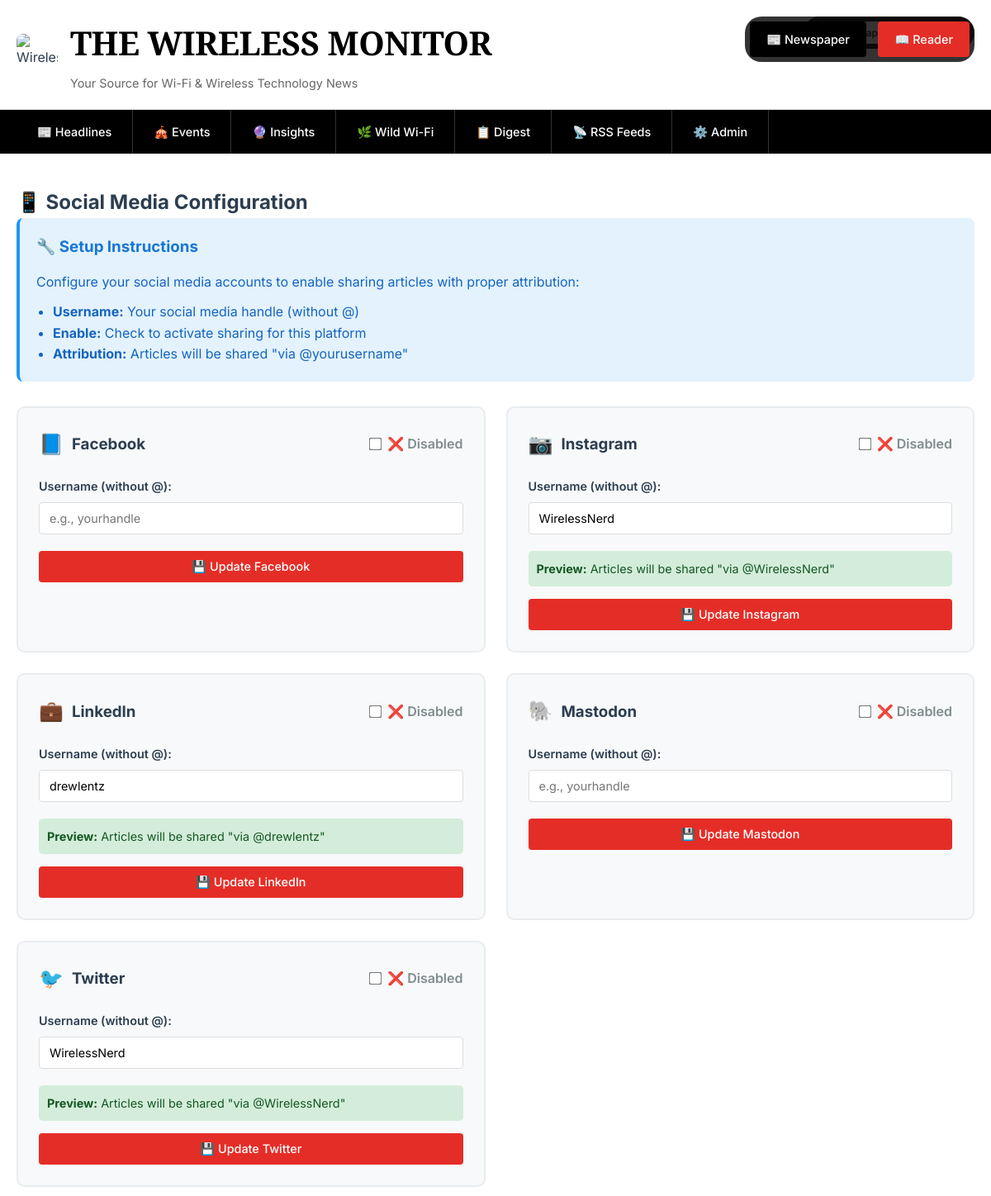
The app's page /social_config (upper part), older data.
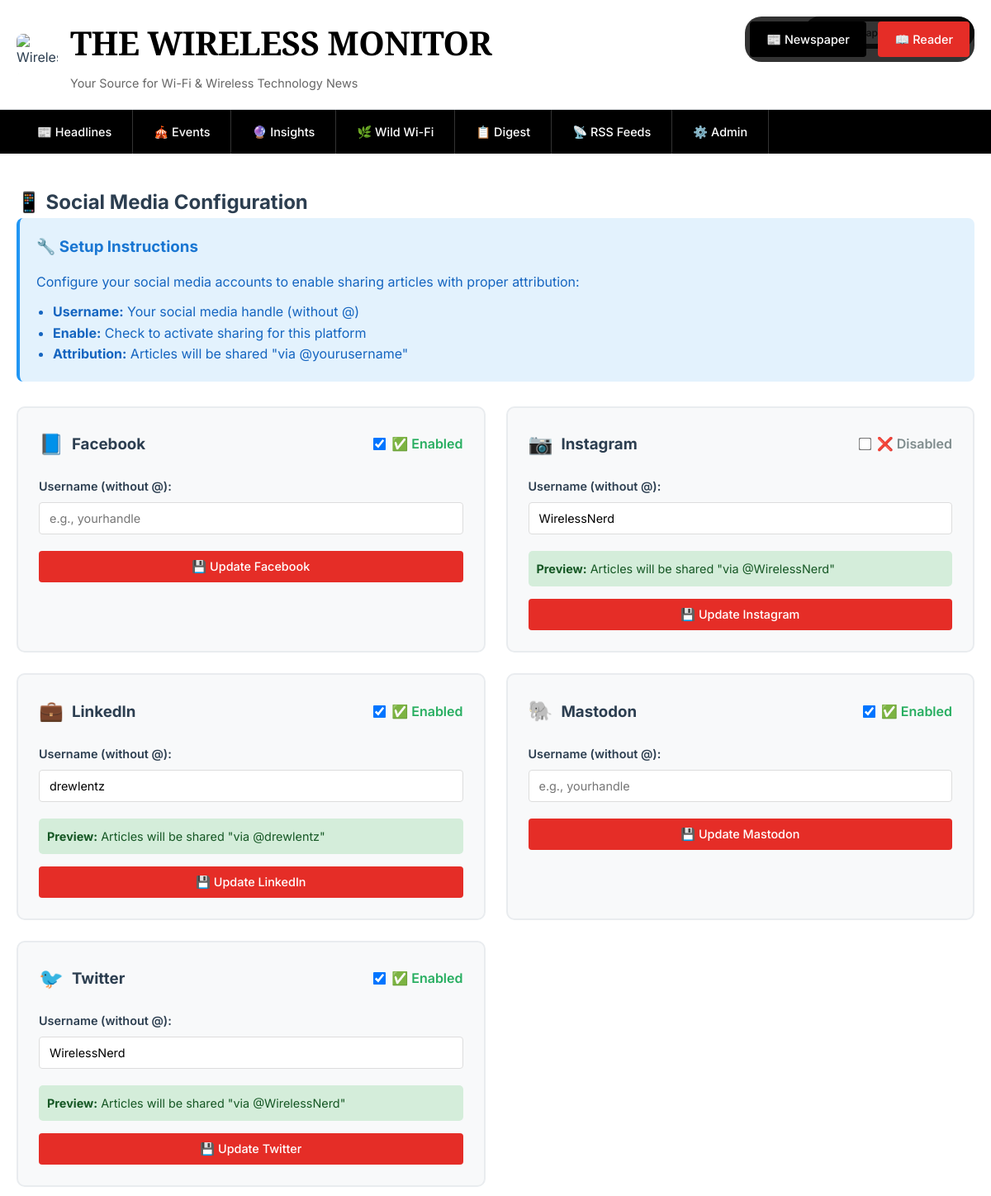
The same page, newer data.
### tables this page shows
CREATE TABLE social_config (
                id INTEGER PRIMARY KEY AUTOINCREMENT,
                platform TEXT NOT NULL UNIQUE,
                username TEXT,
                enabled INTEGER DEFAULT 0,
                api_key TEXT,
                api_secret TEXT,
                access_token TEXT,
                created_at TIMESTAMP DEFAULT CURRENT_TIMESTAMP
            );

### main.py (the view)
        @self.app.route('/social_config')
        def social_config_page():
            view_mode = request.args.get('view', 'newspaper')
            conn = self.get_db_connection()
            platforms = conn.execute('SELECT * FROM social_config ORDER BY platform').fetchall()
            conn.close()
            return render_template('social_config.html', platforms=platforms, view_mode=view_mode)

### main.py (called while the page is built)
    def get_db_connection(self):
        conn = sqlite3.connect(self.db_path, timeout=30.0)
        conn.row_factory = sqlite3.Row
        conn.execute('PRAGMA journal_mode=WAL')
        conn.execute('PRAGMA synchronous=NORMAL')
        conn.execute('PRAGMA cache_size=10000')
        conn.execute('PRAGMA temp_store=memory')
        return conn

### templates/social_config.html (shortened to what this page needs)
{% extends "base.html" %}
{% block content %}
<h2>📱 Social Media Configuration</h2>
<div style="background: #e3f2fd; padding: 20px; border-radius: 8px; margin-bottom: 30px; border-left: 4px solid #2196f3;">
    <h3 style="margin-bottom: 15px; color: #1976d2;">🔧 Setup Instructions</h3>
    <p style="margin-bottom: 10px; color: #1565c0;">Configure your social media accounts to enable sharing articles with proper attribution:</p>
    <ul style="color: #1565c0; margin-left: 20px;">
        <li><strong>Username:</strong> Your social media handle (without @)</li>
        <li><strong>Enable:</strong> Check to activate sharing for this platform</li>
        <li><strong>Attribution:</strong> Articles will be shared "via @yourusername"</li>
    </ul>
</div>
<div style="display: grid; grid-template-columns: repeat(auto-fit, minmax(400px, 1fr)); gap: 25px;">
    {% for platform in platforms %}
    <div style="background: #f8f9fa; padding: 25px; border-radius: 10px; border: 2px solid #e9ecef;">
        <form method="POST" action="{{ url_for('update_social_config', view=view_mode) }}">
            <div style="display: flex; align-items: center; margin-bottom: 20px;">
                {% if platform.platform == 'Twitter' %}
                    <span style="font-size: 1.5rem; margin-right: 10px;">🐦</span>
                {% elif platform.platform == 'LinkedIn' %}
                    <span style="font-size: 1.5rem; margin-right: 10px;">💼</span>
                {% elif platform.platform == 'Facebook' %}
                    <span style="font-size: 1.5rem; margin-right: 10px;">📘</span>
                {% elif platform.platform == 'Mastodon' %}
                    <span style="font-size: 1.5rem; margin-right: 10px;">🐘</span>
                {% elif platform.platform == 'Instagram' %}
                    <span style="font-size: 1.5rem; margin-right: 10px;">📷</span>
                {% else %}
                    <span style="font-size: 1.5rem; margin-right: 10px;">📱</span>
                {% endif %}
                <h3 style="margin: 0; color: #2c3e50;">{{ platform.platform }}</h3>
                <div style="margin-left: auto;">
                    <label style="display: flex; align-items: center; cursor: pointer;">
                        <input type="checkbox" name="enabled" {% if platform.enabled %}checked{% endif %}
                               style="margin-right: 8px; transform: scale(1.2);">
                        <span style="font-weight: 600; color: {% if platform.enabled %}#27ae60{% else %}#7f8c8d{% endif %};">
                            {% if platform.enabled %}✅ Enabled{% else %}❌ Disabled{% endif %}
                        </span>
                    </label>
                </div>
            </div>
            <div class="form-group">
                <label for="username_{{ platform.platform }}">Username (without @):</label>
                <input type="text"
                       id="username_{{ platform.platform }}"
                       name="username"
                       value="{{ platform.username or '' }}"
                       placeholder="e.g., yourhandle"
                       style="width: 100%;">
            </div>
            {% if platform.username %}
            <div style="background: #d4edda; padding: 10px; border-radius: 5px; margin-bottom: 15px; font-size: 0.9rem; color: #155724;">
                <strong>Preview:</strong> Articles will be shared "via @{{ platform.username }}"
            </div>
            {% endif %}
            <button type="submit" class="btn" style="width: 100%;">
                💾 Update {{ platform.platform }}
            </button>
        </form>
    </div>
    {% endfor %}
</div>
{% endblock %}

Row changes from the older to the newer data that the page shows:
changed social_config "Facebook": enabled "☐" → "☑"; enabled "❌ Disabled" → "✅ Enabled"
changed social_config "LinkedIn": enabled "☐" → "☑"; enabled "❌ Disabled" → "✅ Enabled"
changed social_config "Mastodon": enabled "☐" → "☑"; enabled "❌ Disabled" → "✅ Enabled"
changed social_config "Twitter": enabled "☐" → "☑"; enabled "❌ Disabled" → "✅ Enabled"
